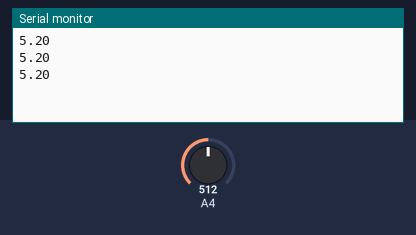
Recording of a sketch running on a simulated Arduino Uno, built with avr-gcc and run on an emulated ATmega328P. On the bench: the last lines printed to the serial monitor. Inputs (shaded band) come from the test bench; at power-on: A4 = 512.

Above: at 1.3 s.
1.4 s: A4 set to 0
At 1.9 s:
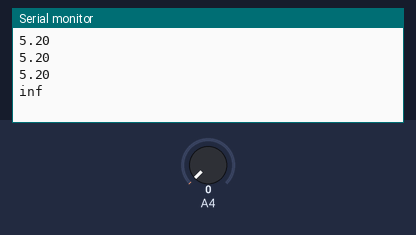
3.5 s: A4 set to 122
At 3.9 s:
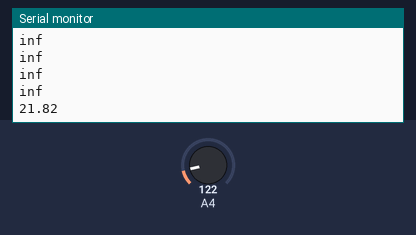

The sketch:

WirelessSensorData-PinA4.ino
```cpp
#include <SoftwareSerial.h>

// Serial Data input pin
#define BLUETOOTH_RX 10
// Serial Data output pin
#define BLUETOOTH_TX 11

// USB Serial Port
#define OUTPUTMONITOR 0
#define OUTPUTPLOTTER 0

// Bluetooth Serial Port
#define OUTPUTBLUETOOTHMONITOR 1

SoftwareSerial BluetoothSerial(BLUETOOTH_RX, BLUETOOTH_TX);

double sensorData, SensorVolt;

int delayTime = 500;

void setup() {
  // put your setup code here, to run once:
  pinMode(A4, LOW);

  Serial.begin(115200);
  BluetoothSerial.begin(115200);
}

void loop() {
  // put your main code here, to run repeatedly:

  SensorVolt = analogRead(A4) * 0.0048828125;
  sensorData = 13 * pow(SensorVolt, -1);
  BluetoothSerial.println(sensorData, DEC);
  Serial.println(sensorData);

  delay(delayTime);
}
```

Measured:
- after the input at 1.4 s, the serial monitor: prints a new line after 0.11 s (image 1)
- after the input at 3.5 s, the serial monitor: prints a new line at once (image 2)
